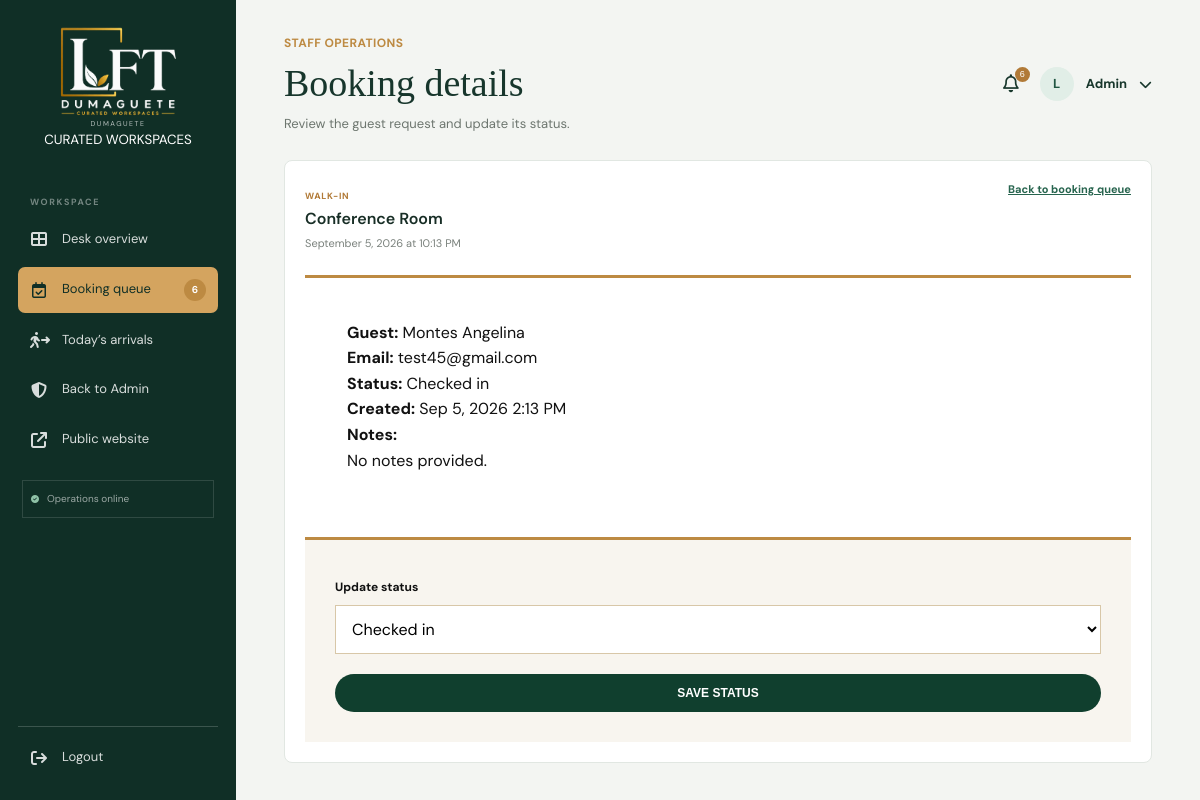
Screenshot of /Staff/view.php?id=1 (signed in) with the database file from the repository.
### tables this page shows
CREATE TABLE `bookings` (
  `id` int(10) UNSIGNED NOT NULL,
  `user_id` int(10) UNSIGNED NOT NULL,
  `booking_type` enum('booking','walk-in') NOT NULL,
  `space` varchar(160) NOT NULL,
  `space_id` int(10) UNSIGNED DEFAULT NULL,
  `visit_date` date NOT NULL,
  `visit_time` time NOT NULL,
  `duration_minutes` int(10) UNSIGNED NOT NULL DEFAULT 60,
  `guest_count` int(10) UNSIGNED NOT NULL DEFAULT 1,
  `notes` text DEFAULT NULL,
  `status` varchar(40) NOT NULL DEFAULT 'Pending',
  `checked_in_at` datetime DEFAULT NULL,
  `created_at` timestamp NOT NULL DEFAULT current_timestamp(),
  `updated_at` timestamp NOT NULL DEFAULT current_timestamp() ON UPDATE current_timestamp(),
  `total_amount` decimal(10,2) NOT NULL DEFAULT 0.00,
  `payment_status` enum('Unpaid','Pending','Paid','Failed','Refunded') NOT NULL DEFAULT 'Unpaid',
  `payment_reference` varchar(100) DEFAULT NULL,
  `payment_provider` varchar(50) DEFAULT NULL,
  `paid_at` datetime DEFAULT NULL,
  `payment_method` varchar(30) DEFAULT NULL
);

CREATE TABLE `users` (
  `id` int(10) UNSIGNED NOT NULL,
  `name` varchar(120) NOT NULL,
  `email` varchar(190) NOT NULL,
  `password_hash` varchar(255) NOT NULL,
  `role` enum('customer','staff','admin') NOT NULL DEFAULT 'customer',
  `phone` varchar(40) NOT NULL DEFAULT '',
  `created_at` timestamp NOT NULL DEFAULT current_timestamp(),
  `updated_at` timestamp NOT NULL DEFAULT current_timestamp() ON UPDATE current_timestamp(),
  `profile_image` varchar(255) DEFAULT NULL
);

### Includes/db.php (called while the page is built, shortened)
<?php
function e(string|int|float|null $value): string
{
    return htmlspecialchars((string) $value, ENT_QUOTES, 'UTF-8');
}

### Staff/view.php (the view, shortened to what this page needs)
<?php
require '../Includes/db.php';
$connection = db();
$allowedStatuses = ['Pending', 'Confirmed', 'Checked in', 'Completed', 'Cancelled'];
$bookingId = (int) ($_GET['id'] ?? 0);
$statement = $connection->prepare('SELECT bookings.*, users.name, users.email FROM bookings JOIN users ON users.id = bookings.user_id WHERE bookings.id = ?');
$statement->execute([$bookingId]);
$booking = $statement->fetch();
?>
<!DOCTYPE html>
<html lang="en">
<head>
    <link rel="stylesheet" href="../assets/css/style.css">
    <link rel="stylesheet" href="https://cdnjs.cloudflare.com/ajax/libs/font-awesome/6.5.2/css/all.min.css">
</head>
<body>
<main class="admin-app">
    <?php require '../Admin/sidebar.php'; ?>
    <div class="admin-main">
        <header class="admin-topbar">
            <div>
                <p class="section-label">STAFF OPERATIONS</p>
                <h1>Booking details</h1>
                <p>Review the guest request and update its status.</p>
            </div>
            <?php require '../Admin/profile.php'; ?>
        </header>
        <section class="staff-panel staff-panel-wide">
            <div class="widget-heading">
                <div>
                    <span class="request-type"><?= e(ucfirst($booking['booking_type'])) ?></span>
                    <h2><?= e($booking['space']) ?></h2>
                    <p><?= e(date('F j, Y', strtotime($booking['visit_date']))) ?> at <?= e(date('g:i A', strtotime($booking['visit_time']))) ?></p>
                </div>
                <a class="text-link" href="bookings.php">Back to booking queue</a>
            </div>
            <div class="booking-card">
                <p><strong>Guest:</strong> <?= e($booking['name']) ?></p>
                <p><strong>Email:</strong> <a href="mailto:<?= e($booking['email']) ?>"><?= e($booking['email']) ?></a></p>
                <p><strong>Status:</strong> <?= e($booking['status']) ?></p>
                <p><strong>Created:</strong> <?= e(date('M j, Y g:i A', strtotime($booking['created_at']))) ?></p>
                <p><strong>Notes:</strong><br><?= $booking['notes'] !== '' ? nl2br(e($booking['notes'])) : 'No notes provided.' ?></p>
            </div>
            <form class="tour-form" method="post">
                <label for="status">Update status</label>
                <select id="status" name="status">
                    <?php foreach ($allowedStatuses as $item): ?>
                        <option value="<?= e($item) ?>" <?= $booking['status'] === $item ? 'selected' : '' ?>><?= e($item) ?></option>
                    <?php endforeach; ?>
                </select>
                <button class="btn btn-green" type="submit">SAVE STATUS</button>
            </form>
        </section>
    </div>
</main>
</body>
</html>

### assets/css/style.css (style rules this page uses)
:root { --green: #103f2e; --dark-green: #0b3023; --gold: #bd8a42; --cream: #f8f5ef; --white: #ffffff; --black: #111111; --gray: #666666; --border: #d8c7a8; --container: 1180px; }
* { margin: 0; padding: 0; box-sizing: border-box; }
html { scroll-behavior: smooth; }
body { font-family: 'DM Sans', Arial, sans-serif; background: var(--cream); color: var(--black); line-height: 1.6; }
a { text-decoration: none; color: inherit; }
.btn { display: inline-flex; align-items: center; justify-content: center; padding: 12px 26px; border-radius: 30px; font-size: 12px; font-weight: 700; transition: .2s ease; }
.btn-green { color: white; background: var(--green); }
.section-label { color: var(--gold); font-size: 12px; font-weight: 700; letter-spacing: .4px; }
.tour-form { display: grid; gap: 8px; padding: 30px; background: var(--cream); border-top: 3px solid var(--gold); }
.tour-form label { font-size: 12px; font-weight: 700; margin-top: 8px; }
.tour-form input, .tour-form select, .tour-form textarea { border: 1px solid var(--border); padding: 12px; background: var(--white); font: inherit; }
.tour-form button { border: 0; cursor: pointer; margin-top: 12px; }
.auth-card, .booking-card { max-width: 560px; margin: auto; background: var(--white); padding: 42px; border-top: 3px solid var(--gold); }
.success-message a, .auth-switch a, .empty-state a, .booking-links a, .text-link { color: var(--green); font-weight: 700; text-decoration: underline; }
.request-type { color: var(--gold); font-size: 11px; font-weight: 700; text-transform: uppercase; letter-spacing: 1px; }
.admin-app { min-height: 100vh; display: flex; background: #f3f5f2; }
.admin-main { flex: 1 1 auto; width: calc(100% - 236px); min-width: 0; margin-left: 236px; padding: 34px clamp(22px, 4vw, 58px); }
.admin-topbar { display: flex; align-items: center; justify-content: space-between; gap: 20px; margin-bottom: 25px; }
.admin-topbar h1 { font-family: 'Playfair Display', serif; font-size: 38px; font-weight: 500; color: #17362c; letter-spacing: 0; }
.admin-topbar p:last-child { color: #6d766f; font-size: 13px; }
.widget-heading { display: flex; justify-content: space-between; align-items: start; gap: 15px; margin-bottom: 12px; }
.widget-heading h2 { color: #182e26; font-size: 16px; font-weight: 600; }
.widget-heading p { color: #7a817c; font-size: 11px; margin-top: 3px; }
.widget-heading a { color: #27644e; font-size: 11px; font-weight: 700; white-space: nowrap; }
.staff-panel { min-width: 0; padding: 20px; background: #fff; border: 1px solid #e1e7e2; border-radius: 8px; }
.staff-panel-wide { grid-row: span 2; }
.staff-panel .widget-heading { margin-bottom: 6px; }
.request-type { color: #b17a37; font-size: 9px; font-weight: 700; letter-spacing: .7px; text-transform: uppercase; }

### assets/css/portal.css (style rules this page uses)
.staff-panel .booking-card { max-width: none; margin: 22px 0; }

### rows the page displays
bookings: booking_type "WALK-IN", space "Conference Room", visit_date "September 5, 2026", visit_time "10:13 PM", user.name "Montes Angelina", user.email "test45@gmail.com", status "Checked in", created_at "Sep 5, 2026 2:13 PM"

### other values shown
$pendingBookings "6"
form field status "Checked in"
